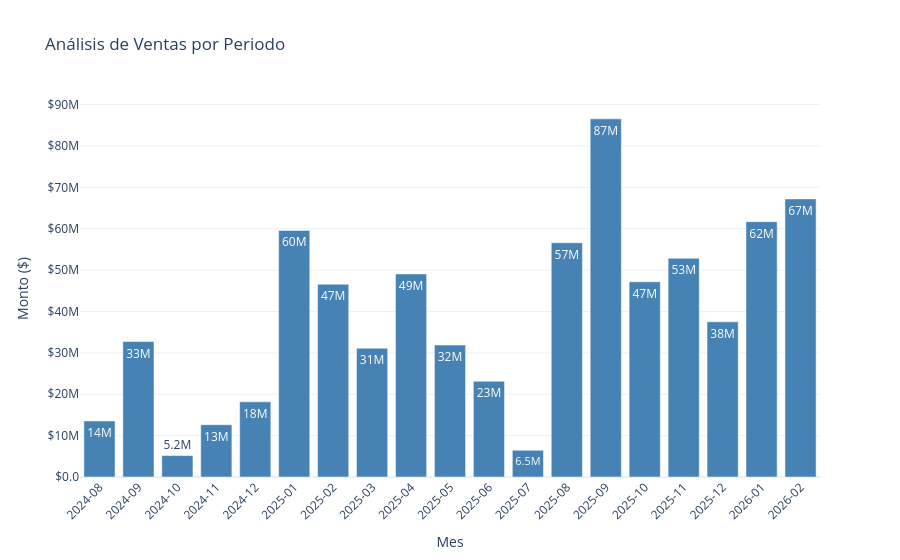

Source (notebook cell):
### Code cell
import pandas as pd
import plotly.express as px

# 1. Resumen de ventas
resumen_mes = (
    ventas
    .groupby("Periodo")["Total"]
    .sum()
    .reset_index()
)

# Convertir a string es vital para que no lo trate como fecha continua
resumen_mes["Periodo"] = resumen_mes["Periodo"].astype(str)

# 2. Gráfico interactivo
fig = px.bar(
    resumen_mes, 
    x="Periodo", 
    y="Total",
    title="Análisis de Ventas por Periodo",
    labels={"Total": "Monto ($)", "Periodo": "Mes"},
    text_auto='.2s', 
    color_discrete_sequence=["steelblue"]
)

# 3. Personalización estética (Aquí forzamos que aparezcan todos los meses con datos)
fig.update_layout(
    xaxis_tickangle=-45,
    # ESTA LÍNEA ES LA QUE ELIMINA LOS HUECOS VACÍOS COMO DICIEMBRE:
    xaxis_type='category', 
    yaxis_tickformat="$.2s", # Cambiado a .2s para que el eje diga $80M en lugar de $80,000,000
    hovermode="x unified",
    template="plotly_white"
)

# 4. Mostrar el gráfico
fig.show()

### Figure 1 — Plotly figure (JSON) as saved in the notebook; plotly's stock layout.template omitted (floating-point values rounded to 4 significant figures)
{"data": [{"hovertemplate": "Mes=%{x}<br>Monto ($)=%{y}<extra></extra>", "legendgroup": "", "marker": {"color": "steelblue", "pattern": {"shape": ""}}, "name": "", "orientation": "v", "showlegend": false, "textposition": "auto", "texttemplate": "%{y:.2s}", "type": "bar", "x": ["2024-08", "2024-09", "2024-10", "2024-11", "2024-12", "2025-01", "2025-02", "2025-03", "2025-04", "2025-05", "2025-06", "2025-07", "2025-08", "2025-09", "2025-10", "2025-11", "2025-12", "2026-01", "2026-02"], "xaxis": "x", "y": [13550000.0, 32730000.0, 5174000.0, 12640000.0, 18160000.0, 59580000.0, 46580000.0, 31110000.0, 49070000.0, 31890000.0, 23130000.0, 6460000.0, 56600000.0, 86550000.0, 47170000.0, 52860000.0, 37510000.0, 61710000.0, 67200000.0], "yaxis": "y"}], "layout": {"barmode": "relative", "hovermode": "x unified", "legend": {"tracegroupgap": 0}, "title": {"text": "Análisis de Ventas por Periodo"}, "xaxis": {"anchor": "y", "domain": [0, 1], "tickangle": -45, "title": {"text": "Mes"}, "type": "category"}, "yaxis": {"anchor": "x", "domain": [0, 1], "tickformat": "$.2s", "title": {"text": "Monto ($)"}}}}
